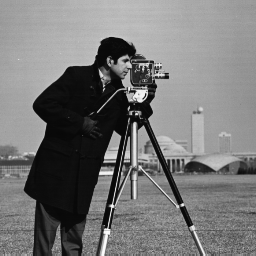
#> input picture EXERCISE5/q1.tif, 256 x 256 px
$ python EXE5_b150343cs_bastian_1a.py
#> lines starting #> are read from the running program, lines starting #| are printed output that depends on the picture
import math

import numpy as np

import matplotlib.pyplot as plt

import cv2

from pylab import *
def fun(x,s):
	return (math.log(1+(math.exp(s)*x)))

def transform(img,s):
	Transform=np.zeros(img.shape,dtype=float64)


	for i in range (img.shape[0]):
		for j in range (img.shape[1]):
			Transform[i][j]=math.log(1+(math.exp(s)*img[i][j]))
	return (Transform)

img=cv2.imread('q1.tif',0)
#> img is the input picture: shape (256, 256); min 7, max 253, mean 118.7
print("IMAGE")
print(img)
#> (printed output is left out)


cv2.imwrite("1a_0.5.jpg",transform(img,0.5) *10)
#> after the loop in transform, `for i in range (img.shape[0]):`:
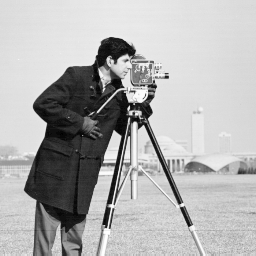
#> Transform: shape (256, 256) float64; min 2.53, max 6.04, mean 4.97; drawn with min black and max white
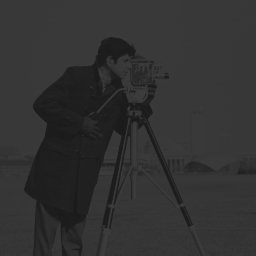
#> saved as 1a_0.5.jpg: shape (256, 256); min 25, max 60, mean 49.7
cv2.imwrite("1a_1.jpg",transform(img,1) *10)
cv2.imwrite("1a_1.5.jpg",transform(img,1.5) *10)
x = np.arange(0, 256, 1)
f= np.vectorize(fun)
plt.plot(x,f(x,0.5),label='s=0.5')
plt.plot(x,f(x,1),label='s=1')
plt.plot(x,f(x,1.5),label='s=1.5')
plt.legend()
plt.savefig("1A")
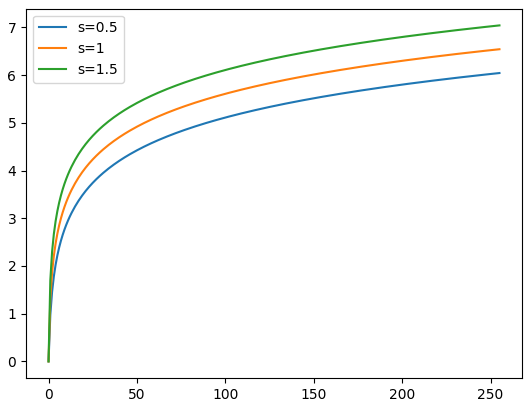
#> figure drawn by matplotlib, 1 panel; curve peaks at x = 255, y = 6.04; curve peaks at x = 255, y = 6.54; curve peaks at x = 255, y = 7.04
plt.show()
